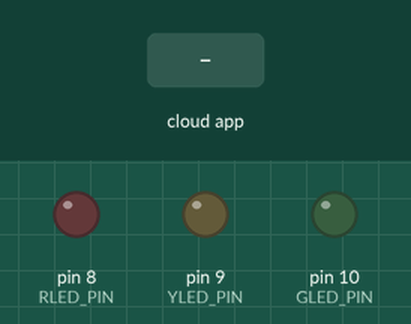
The sketch below on a simulated Arduino Uno, built with avr-gcc and run on an emulated ATmega328P. Shown: output pins drawn as LEDs (lit = HIGH). Inputs (shaded band) come from the test bench. The ROS host is connected and sends only what is stated.

Above: at 1.2 s.
1.3 s: the phone or cloud app sets ryg_led to r
At 2.5 s:
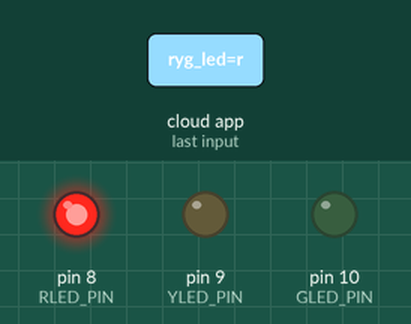
2.8 s: the phone or cloud app sets ryg_led to y
At 3.6 s:
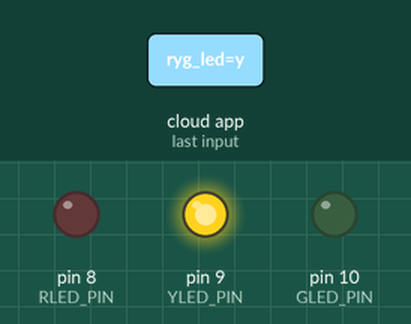
4.3 s: the phone or cloud app sets ryg_led to g
At 4.8 s:
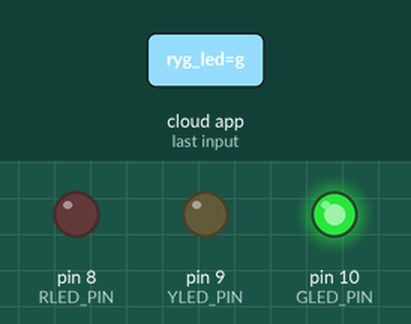
Timing chart, 0 to 7.3 s (numbered marks = the images above; inputs shaded):
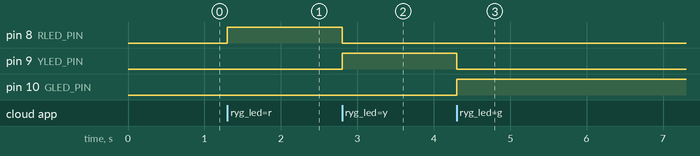

Measured:
- after the input at 1.3 s, pin 8 (RLED_PIN): LOW → HIGH at once
- after the input at 2.8 s, pin 8 (RLED_PIN): HIGH → LOW at once; pin 9 (YLED_PIN): LOW → HIGH at once
- after the input at 4.3 s, pin 9 (YLED_PIN): HIGH → LOW at once; pin 10 (GLED_PIN): LOW → HIGH at once

The sketch:

RYG_LED_Serial.ino
```cpp
/*
 * ROS Serial Subscriber Code
 * Node Object  : sub_led
 * Topic Name   : "ryg_led"
 * Mesage Type  : std_msgs/String
 */

#include <ros.h>
#include <std_msgs/String.h>

#define RLED_PIN    8
#define YLED_PIN    9
#define GLED_PIN    10
#define TOPIC_NAME  "ryg_led"
#define DEBUG       false

// 전역변수 선언---------------------------------
ros::NodeHandle nh;

// Callback Function (메시지를 수신했을 때 실행되는 함수)
void messageCb(const std_msgs::String& led_msg){

  String LED = led_msg.data;
  if(DEBUG) nh.loginfo("Error");

  if (LED == "r"){
      if(DEBUG) nh.loginfo("R OK");
      controlLED(HIGH - digitalRead(RLED_PIN), LOW, LOW);
  } else if (LED == "y") {
      controlLED(LOW, HIGH - digitalRead(YLED_PIN), LOW);
  } else if (LED == "g") {
      controlLED(LOW, LOW, HIGH - digitalRead(GLED_PIN));
  }
}

ros::Subscriber<std_msgs::String> sub_led(TOPIC_NAME, &messageCb);

// 초기화 함수-----------------------------------
void setup() {
  // 센서 초기화
  pinMode(RLED_PIN, OUTPUT);
  pinMode(YLED_PIN, OUTPUT);
  pinMode(GLED_PIN, OUTPUT);

  // 노드 초기화
  nh.initNode();
  nh.subscribe(sub_led);
}

// 기능 구현 함수--------------------------------
void loop() {
  nh.spinOnce();
  delay(1);
}

// 3개 LED 제어 함수 ---------------------------
void controlLED(int r, int y, int g){
  digitalWrite(RLED_PIN, r);
  digitalWrite(YLED_PIN, y);
  digitalWrite(GLED_PIN, g);
}
```
